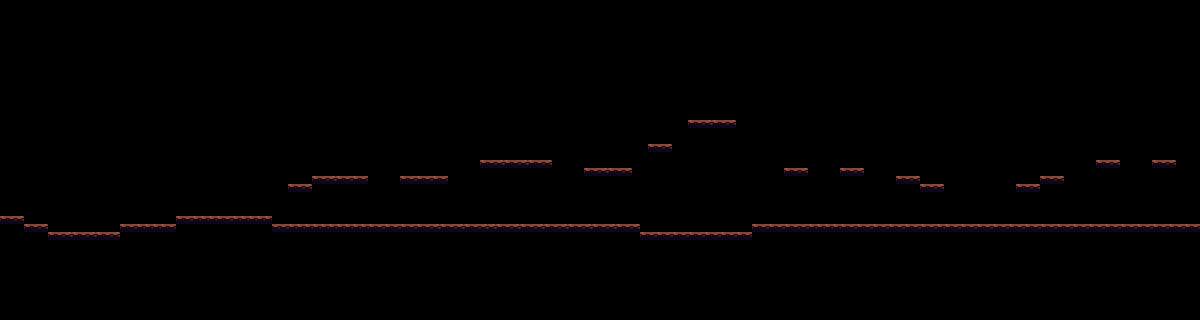

This game map was drawn from its Tiled (.tmx) file and the tilesets committed beside it. A one-line description and the trimmed map source follow:
An orthogonal 150x40 tile map with 8x8 px tiles, 1 tile layer (Tile Layer 1) and 30 objects (12x EnemySpawn, 9x HealthSpawn, 7x AmmoSpawn, PlayerSpawn).

<map version="1.10" tiledversion="1.11.0" orientation="orthogonal" renderorder="right-down" width="150" height="40" tilewidth="8" tileheight="8" infinite="0" nextlayerid="7" nextobjectid="34">
 <tileset firstgid="1" source="../TileSet/tiles.tsx" />
 <layer id="1" name="Tile Layer 1" width="150" height="40">
  <data>[6000 cells, 214 non-empty, 3 distinct tile ids]</data>
 </layer>
 <objectgroup id="3" name="SpawnPoint">
  <object id="2" name="PlayerSpawn" x="191.735" y="176.239" width="24.2955" height="31.4659" />
 </objectgroup>
 <objectgroup id="4" name="EnemySpawnPointsLayer" visible="0">
  <object id="3" name="EnemySpawn" x="297" y="212.5" />
  <object id="4" name="EnemySpawn" x="334" y="164.5" />
  <object id="5" name="EnemySpawn" x="138" y="212.5" />
  <object id="6" name="EnemySpawn" x="658.5" y="220" />
  <object id="7" name="EnemySpawn" x="725.5" y="221" />
  <object id="8" name="EnemySpawn" x="886" y="213" />
  <object id="9" name="EnemySpawn" x="804.5" y="213" />
  <object id="10" name="EnemySpawn" x="1021.5" y="212.5" />
  <object id="11" name="EnemySpawn" x="1116.5" y="212" />
  <object id="12" name="EnemySpawn" x="549.333" y="212.667" />
  <object id="13" name="EnemySpawn" x="511.333" y="148.667" />
  <object id="14" name="EnemySpawn" x="430" y="212.667" />
 </objectgroup>
 <objectgroup id="5" name="HealthBoxSpawnPointsLayer">
  <object id="15" name="HealthSpawn" x="907.25" y="165.5" />
  <object id="16" name="HealthSpawn" x="796.5" y="158" />
  <object id="17" name="HealthSpawn" x="422.5" y="165.25" />
  <object id="18" name="HealthSpawn" x="694" y="221.5" />
  <object id="19" name="HealthSpawn" x="1026.67" y="174" />
  <object id="20" name="HealthSpawn" x="985" y="213" />
  <object id="21" name="HealthSpawn" x="505.333" y="214" />
  <object id="23" name="HealthSpawn" x="145.818" y="213.636" />
  <object id="24" name="HealthSpawn" x="322.909" y="165.273" />
 </objectgroup>
 <objectgroup id="6" name="AmmoBoxSpawnPointsLayer">
  <object id="25" name="AmmoSpawn" x="330.5" y="214" />
  <object id="26" name="AmmoSpawn" x="514.667" y="148.667" />
  <object id="27" name="AmmoSpawn" x="80" y="221.5" />
  <object id="29" name="AmmoSpawn" x="794" y="213" />
  <object id="30" name="AmmoSpawn" x="1096" y="212" />
  <object id="31" x="852" y="157.455" />
  <object id="32" name="AmmoSpawn" x="660.5" y="132.5" />
  <object id="33" name="AmmoSpawn" x="606" y="212.667" />
 </objectgroup>
</map>
